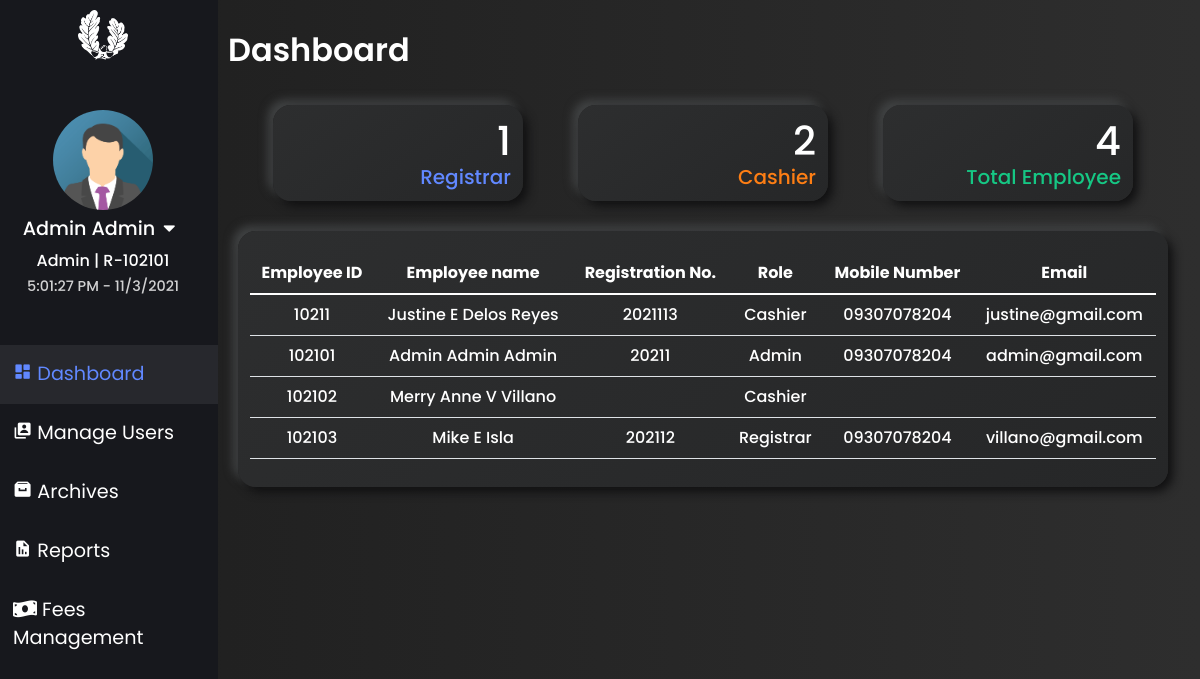
Screenshot of /html/registrar_access.php (signed in) with the database file from the repository.
### tables this page shows
CREATE TABLE `tbl_employee_info` (
  `reg_no` varchar(255) NOT NULL,
  `employee_id` int(20) NOT NULL,
  `role` varchar(20) NOT NULL,
  `firstname` varchar(100) NOT NULL,
  `lastname` varchar(100) NOT NULL,
  `middlename` varchar(100) NOT NULL,
  `sex` varchar(20) NOT NULL,
  `email` varchar(255) NOT NULL,
  `address` longtext NOT NULL,
  `contact_number` varchar(15) NOT NULL,
  `hireDate` varchar(100) NOT NULL,
  `joined_date` varchar(100) NOT NULL
);

### html/registrar_access.php (the view, shortened to what this page needs)
<?php
  require_once '../connection/Config.php';
?>
<!doctype html>
<html lang="en">
  <head>
    <link rel="stylesheet" type="text/css" href="https://cdn.datatables.net/v/bs5/jq-3.6.0/dt-1.11.3/b-2.0.1/datatables.min.css"/>
    <link rel="stylesheet" href="https://cdn.jsdelivr.net/npm/bootstrap@5.1.3/dist/css/bootstrap.min.css">
        <link rel="stylesheet" href="https://pro.fontawesome.com/releases/v5.10.0/css/all.css"/>
        <link rel="stylesheet" href="https://cdnjs.cloudflare.com/ajax/libs/font-awesome/5.14.0/css/all.min.css" />
        <link href='https://unpkg.com/boxicons@2.0.9/css/boxicons.min.css' rel='stylesheet'>
    <link rel="stylesheet" type="text/css" href="../css/registrar_access.css?<?php echo time(); ?>" />
    <link rel="stylesheet" href="https://cdnjs.cloudflare.com/ajax/libs/animate.css/4.1.1/animate.min.css"/>
    <link rel="stylesheet" href="https://cdn.linearicons.com/free/1.0.0/icon-font.min.css">
  </head>
  <body>
    <div class="row">
      <div class="col left-tab">
      <img src="../images/logo.png" class="logoLeftTab" alt="">
        <div class="upper-left-tab">
            <img src="..\images\registrar_img\sample_registrar_pic.png" alt="">
            <p class="reg__name" style="font-size: 1.2rem;"><?= $_SESSION['fullname'];?><i class="fas fa-caret-down mx-2" onclick="profile_link_show()"></i></p>
            <p class="reg__name" id="roleId"><?= $_SESSION['role'];?> | R-<?= $_SESSION['employeeId'];?></p>
            <p class="reg__name" id="reg-date-time"></p>
        </div>
            <div class="nav flex-column nav-pills pl-2 mt-5 align-middle" id="v-pills-tab" role="tablist" aria-orientation="vertical">
                <a class="nav-link active main__" id="v-pills-dashboard-tab" data-toggle="pill" href="#v-pills-dashboard" role="tab" aria-controls="v-pills-dashboard" aria-selected="true"><i class='bx bxs-dashboard'></i>&nbsp;Dashboard</a>
                <a class="nav-link main__" id="v-pills-manage-users-tab" data-toggle="pill" href="#v-pills-manage-users" role="tab" aria-controls="v-pills-manage-users" aria-selected="false"><i class='bx bxs-user-account'></i>&nbsp;Manage Users</a>
                <a class="nav-link main__" id="v-pills-archives-tab" data-toggle="pill" href="#v-pills-archives" role="tab" aria-controls="v-pills-archives" aria-selected="false"><i class='bx bxs-archive'></i>&nbsp;Archives</a>
                <a class="nav-link main__" id="v-pills-reports-tab" data-toggle="pill" href="#v-pills-reports" role="tab" aria-controls="v-pills-reports" aria-selected="false"><i class='bx bxs-report' ></i>&nbsp;Reports</a>
                <a class="nav-link main__" id="v-pills-fees-tab" data-toggle="pill" href="#v-pills-fees" role="tab" aria-controls="v-pills-fees" aria-selected="false"><i class="fas fa-money-bill-wave"></i>&nbsp;Fees Management</a>
            </div>
        </div>
        <div class="col-sm right-tab">
          <div class="tab-content" id="v-pills-tabContent">
            <div class="tab-pane fade show active" id="v-pills-dashboard" role="tabpanel" aria-labelledby="v-pills-dashboard-tab">
              <p class="title_tab_universal my-3" >Dashboard</p>
            <div class="dashBoardForRegistrar" id="dashboardForAdminId">
              <div class="studentCountBox" id="">
                        <h1>
                          <?php
                          $sql = "SELECT `role`FROM `tbl_employee_info` WHERE `role` = 'Registrar'";
                          $statement = $con->prepare($sql);
                          $statement->execute();
                          $result = $statement->get_result();
                          $count = mysqli_num_rows($result);
                          echo $count;
                        ?>
                      </h1>
                    <h3>Registrar</h3>
              </div>
              <div class="studentCountBox" id="">
                        <h1>
                          <?php
                          $sql = "SELECT `role`FROM `tbl_employee_info` WHERE `role` = 'Cashier'";
                          $statement = $con->prepare($sql);
                          $statement->execute();
                          $result = $statement->get_result();
                          $count = mysqli_num_rows($result);
                          echo $count;
                        ?>
                      </h1>
                    <h3>Cashier</h3>
              </div>
              <div class="studentCountBox" id="">
                        <h1>
                        <?php
                        $sql = "SELECT * FROM tbl_employee_info";
                        $statement = $con->prepare($sql);
                        $statement->execute();
                        $result = $statement->get_result();
                        $count = mysqli_num_rows($result);
                        echo $count;
                      ?>
                      </h1>
                    <h3>Total Employee</h3>
              </div>
                  <div class="dashboardBox">
                        <table class="table" style="color: var(--white)">
                            <thead class="thead-light">
                              <tr>
                                <th scope="col">Employee ID</th>
                                <th scope="col">Employee name</th>
                                <th scope="col">Registration No.</th>
                                <th scope="col">Role</th>
                                <th scope="col">Mobile Number</th>
                                <th scope="col">Email</th>
                              </tr>
                            </thead>
                            <tbody id="adminDash">
                            <?php
                            $sql ="SELECT reg_no, employee_id, role, CONCAT(firstname,' ',middlename,' ',lastname) AS fullname,  email, contact_number
                            FROM tbl_employee_info";
                            $stmt = $con->prepare($sql);
                            $stmt->execute();
                            $res = $stmt->get_result();
                            $count = $res->num_rows;
                            ?>
                            <?php
                            if($count > 0){
                            while($data = $res->fetch_assoc()){?>
                            <tr class="text-center">
                                <td><?=$data['employee_id'];?></td>
                                <td><?=$data['fullname'];?></td>
                                <td><?=$data['reg_no'];?></td>
                                <td><?=$data['role'];?></td>
                                <td><?=$data['contact_number'];?></td>
                                <td><?=$data['email'];?></td>
                            </tr>
                            <?php }?>
                            <?php }else{?>
                            <tr>
                                <td><?php echo "No Records"?></td>
                            </tr>
                            <?php }
                            ?>
                          </tbody>
                        </table>
                        </div>
                      </div>
          </div>
          </div>
        </div>
    </div>
  </body>
</html>

### css/registrar_access.css (style rules this page uses)
:root { font-size: 16px; --font-school-name: 'Zilla Slab', serif; --font-tagline: 'Overpass', sans-serif; --primary: #3861fb; --secondary: #6188ff; --greenPrimary: #16c784; --greenSecondary: #56c59a; --purple: #DDA0DD; --orange: #fd7e14; --white: #ffffff; --leftTabBg: #17181d; --secondDarkBg: #222531; --thirdDarkBg: #394158; --activeColorBg: rgb(56, 56, 63, 0.5); }
html, body { background: linear-gradient(to right, #1e1e1e, #2e2e2e); color: var(--white); }
* { font-family: 'Poppins', sans-serif; margin: 0; padding: 0; box-sizing: border-box; }
.row { width: 100%; }
.left-tab { padding: 0; top: 0; bottom: 0; overflow-y: auto; max-width: 230px; position: fixed; background-color: var(--leftTabBg); color: var(--white); z-index: 999; height: 100%; }
.logoLeftTab { width: 50px; height: 50px; display: block; margin: 10px auto; }
.upper-left-tab { position: relative; }
.upper-left-tab > * { transition: 300ms ease; }
.upper-left-tab img { width: 100px; height: 100px; border-radius: 50%; display: block; margin: 50px auto 5px; }
.reg__name { text-align: center; margin: 0; font-weight: 500; margin-bottom: 3px; }
.reg__name:last-child { font-size: .9rem; opacity: .8; }
.reg__name i { cursor: pointer; }
.nav-link.main__ { color: var(--white-color); font-size: 1.2rem; padding: 15px 25px; width: 100%; text-align: left; transition: 250ms; border-radius: 0; }
.nav-link.main__.active { background: var(--activeColorBg); color: var(--secondary); border-radius: 0; }
.right-tab { margin-left: 230px; padding: 10px; }
.title_tab_universal { font-size: 2rem; font-weight: 600; color: white; }
.dashboardBox { width: 100%; border-radius: 18px; background: linear-gradient(145deg, #2d2e2f, #262728); box-shadow: 5px 5px 10px #111112, -5px -5px 10px #434546; backdrop-filter: blur(1.8px); -webkit-backdrop-filter: blur(1.8px); padding: 12px; position: relative; margin: 15px 10px; }
.dashBoardForRegistrar { display: flex; width: 100%; flex-wrap: wrap; justify-content: space-evenly; }
.table { margin-top: 10px; text-align: center; font-weight: 500; }
.studentCountBox, .employeeCountBox { max-width: 25%; min-width: 250px; border-radius: 18px; background: linear-gradient(145deg, #2d2e2f, #262728); box-shadow: 5px 5px 10px #111112, -5px -5px 10px #434546; backdrop-filter: blur(1.8px); -webkit-backdrop-filter: blur(1.8px); padding: 12px; position: relative; margin: 15px 10px; cursor: pointer; transition: all 250ms; }
.studentCountBox h3 { font-size: 20px; margin: 0; padding: 0; text-align: right; }
.studentCountBox h1 { margin: 0; padding: 0; color: var(--white); text-align: right; }
.studentCountBox:nth-child(1) { color: var(--secondary); }
.studentCountBox:nth-child(2) { color: var(--orange); }
.studentCountBox:nth-child(3) { color: var(--greenPrimary); }

### rows the page displays
tbl_employee_info: employee_id "10211", fullname "Justine E Delos Reyes", reg_no "2021113", role "Cashier", contact_number "09307078204", email "justine@gmail.com"
tbl_employee_info: employee_id "102101", fullname "Admin Admin Admin", reg_no "20211", role "Admin", contact_number "09307078204", email "admin@gmail.com"
tbl_employee_info: employee_id "102102", fullname "Merry Anne V Villano", role "Cashier"
tbl_employee_info: employee_id "102103", fullname "Mike E Isla", reg_no "202112", role "Registrar", contact_number "09307078204", email "villano@gmail.com"

### other values shown
$_SESSION['fullname'] "Admin Admin"
$_SESSION['role'] "Admin"
$_SESSION['employeeId'] "102101"
$count "1"
$count "2"
$count "4"
